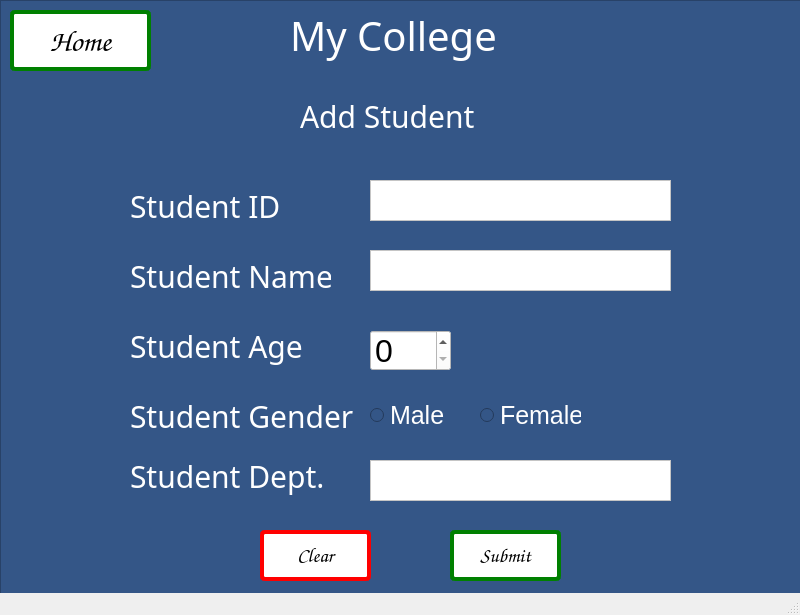
<?xml version="1.0" encoding="UTF-8"?>
<ui version="4.0">
 <class>MainWindow</class>
 <widget class="QMainWindow" name="MainWindow">
  <property name="geometry">
   <rect>
    <x>0</x>
    <y>0</y>
    <width>800</width>
    <height>615</height>
   </rect>
  </property>
  <property name="windowTitle">
   <string>MainWindow</string>
  </property>
  <widget class="QWidget" name="centralwidget">
   <widget class="QWidget" name="gridLayoutWidget">
    <property name="geometry">
     <rect>
      <x>0</x>
      <y>0</y>
      <width>801</width>
      <height>601</height>
     </rect>
    </property>
    <layout class="QGridLayout" name="gridLayout">
     <item row="0" column="0">
      <widget class="QFrame" name="frame">
       <property name="autoFillBackground">
        <bool>false</bool>
       </property>
       <property name="styleSheet">
        <string notr="true"> background-color: #345687;</string>
       </property>
       <property name="frameShape">
        <enum>QFrame::StyledPanel</enum>
       </property>
       <property name="frameShadow">
        <enum>QFrame::Raised</enum>
       </property>
       <widget class="QLabel" name="label_4">
        <property name="geometry">
         <rect>
          <x>290</x>
          <y>10</y>
          <width>211</width>
          <height>51</height>
         </rect>
        </property>
        <property name="font">
         <font>
          <family>Papyrus</family>
          <pointsize>-1</pointsize>
         </font>
        </property>
        <property name="styleSheet">
         <string notr="true">font-size: 40px;
color: white;</string>
        </property>
        <property name="text">
         <string>My College</string>
        </property>
       </widget>
       <widget class="QLabel" name="label_5">
        <property name="geometry">
         <rect>
          <x>300</x>
          <y>90</y>
          <width>181</width>
          <height>51</height>
         </rect>
        </property>
        <property name="font">
         <font>
          <family>Papyrus</family>
          <pointsize>-1</pointsize>
         </font>
        </property>
        <property name="styleSheet">
         <string notr="true">font-size: 30px;
color: white;</string>
        </property>
        <property name="text">
         <string>Add Student</string>
        </property>
       </widget>
       <widget class="QTextEdit" name="takeStudentID">
        <property name="geometry">
         <rect>
          <x>370</x>
          <y>180</y>
          <width>301</width>
          <height>41</height>
         </rect>
        </property>
        <property name="styleSheet">
         <string notr="true">background-color:white;color:black;font-size:25px;</string>
        </property>
       </widget>
       <widget class="QLabel" name="label_6">
        <property name="geometry">
         <rect>
          <x>130</x>
          <y>180</y>
          <width>161</width>
          <height>51</height>
         </rect>
        </property>
        <property name="font">
         <font>
          <family>Papyrus</family>
          <pointsize>-1</pointsize>
         </font>
        </property>
        <property name="styleSheet">
         <string notr="true">font-size: 30px;
color: white;</string>
        </property>
        <property name="text">
         <string>Student ID</string>
        </property>
       </widget>
       <widget class="QLabel" name="label_7">
        <property name="geometry">
         <rect>
          <x>130</x>
          <y>250</y>
          <width>201</width>
          <height>51</height>
         </rect>
        </property>
        <property name="font">
         <font>
          <family>Papyrus</family>
          <pointsize>-1</pointsize>
         </font>
        </property>
        <property name="styleSheet">
         <string notr="true">font-size: 30px;
color: white;</string>
        </property>
        <property name="text">
         <string>Student Name</string>
        </property>
       </widget>
       <widget class="QTextEdit" name="takeStudentName">
        <property name="geometry">
         <rect>
          <x>370</x>
          <y>250</y>
          <width>301</width>
          <height>41</height>
         </rect>
        </property>
        <property name="styleSheet">
         <string notr="true">background-color:white;color:black;font-size:25px;</string>
        </property>
       </widget>
       <widget class="QLabel" name="label_8">
        <property name="geometry">
         <rect>
          <x>130</x>
          <y>320</y>
          <width>191</width>
          <height>51</height>
         </rect>
        </property>
        <property name="font">
         <font>
          <family>Papyrus</family>
          <pointsize>-1</pointsize>
         </font>
        </property>
        <property name="styleSheet">
         <string notr="true">font-size: 30px;
color: white;</string>
        </property>
        <property name="text">
         <string>Student Age</string>
        </property>
       </widget>
       <widget class="QLabel" name="label_9">
        <property name="geometry">
         <rect>
          <x>130</x>
          <y>390</y>
          <width>231</width>
          <height>51</height>
         </rect>
        </property>
        <property name="font">
         <font>
          <family>Papyrus</family>
          <pointsize>-1</pointsize>
         </font>
        </property>
        <property name="styleSheet">
         <string notr="true">font-size: 30px;
color: white;</string>
        </property>
        <property name="text">
         <string>Student Gender</string>
        </property>
       </widget>
       <widget class="QLabel" name="label_10">
        <property name="geometry">
         <rect>
          <x>130</x>
          <y>450</y>
          <width>201</width>
          <height>51</height>
         </rect>
        </property>
        <property name="font">
         <font>
          <family>Papyrus</family>
          <pointsize>-1</pointsize>
         </font>
        </property>
        <property name="styleSheet">
         <string notr="true">font-size: 30px;
color: white;</string>
        </property>
        <property name="text">
         <string>Student Dept.</string>
        </property>
       </widget>
       <widget class="QTextEdit" name="takeStudentDepart">
        <property name="geometry">
         <rect>
          <x>370</x>
          <y>460</y>
          <width>301</width>
          <height>41</height>
         </rect>
        </property>
        <property name="styleSheet">
         <string notr="true">background-color:white;color:black;font-size:25px;</string>
        </property>
       </widget>
       <widget class="QSpinBox" name="takeStudentAge">
        <property name="geometry">
         <rect>
          <x>370</x>
          <y>330</y>
          <width>81</width>
          <height>41</height>
         </rect>
        </property>
        <property name="styleSheet">
         <string notr="true">background-color:white;font-size:32px</string>
        </property>
       </widget>
       <widget class="QRadioButton" name="takeStudentGenderMale">
        <property name="geometry">
         <rect>
          <x>370</x>
          <y>400</y>
          <width>81</width>
          <height>31</height>
         </rect>
        </property>
        <property name="styleSheet">
         <string notr="true">color:white;font-size:25px</string>
        </property>
        <property name="text">
         <string>Male</string>
        </property>
       </widget>
       <widget class="QRadioButton" name="takeStudentGenderFemale">
        <property name="geometry">
         <rect>
          <x>480</x>
          <y>400</y>
          <width>101</width>
          <height>31</height>
         </rect>
        </property>
        <property name="styleSheet">
         <string notr="true">color:white;font-size:25px</string>
        </property>
        <property name="text">
         <string>Female</string>
        </property>
       </widget>
       <widget class="QPushButton" name="submitAddStudent">
        <property name="geometry">
         <rect>
          <x>450</x>
          <y>530</y>
          <width>111</width>
          <height>51</height>
         </rect>
        </property>
        <property name="font">
         <font>
          <family>Comic Sans MS</family>
          <pointsize>-1</pointsize>
          <underline>false</underline>
          <strikeout>false</strikeout>
         </font>
        </property>
        <property name="styleSheet">
         <string notr="true">background-color: white;
display: inline-block;
      padding: 10px 20px;
      font-size: 20px;
      text-align: center;
      text-decoration: none;
      cursor: pointer;
      border-radius: 5px;
      transition: background-color 0.3s ease;
 border: 4px solid green;</string>
        </property>
        <property name="text">
         <string>Submit</string>
        </property>
       </widget>
       <widget class="QPushButton" name="clearAddStudent">
        <property name="geometry">
         <rect>
          <x>260</x>
          <y>530</y>
          <width>111</width>
          <height>51</height>
         </rect>
        </property>
        <property name="font">
         <font>
          <family>Comic Sans MS</family>
          <pointsize>-1</pointsize>
          <underline>false</underline>
          <strikeout>false</strikeout>
         </font>
        </property>
        <property name="styleSheet">
         <string notr="true">background-color: white;
display: inline-block;
      padding: 10px 20px;
      font-size: 20px;
      text-align: center;
      text-decoration: none;
      cursor: pointer;
      border-radius: 5px;
      transition: background-color 0.3s ease;
 border: 4px solid red;</string>
        </property>
        <property name="text">
         <string>Clear</string>
        </property>
       </widget>
       <widget class="QPushButton" name="homeAddStudentButton">
        <property name="geometry">
         <rect>
          <x>10</x>
          <y>10</y>
          <width>141</width>
          <height>61</height>
         </rect>
        </property>
        <property name="font">
         <font>
          <family>Comic Sans MS</family>
          <pointsize>-1</pointsize>
          <underline>false</underline>
          <strikeout>false</strikeout>
         </font>
        </property>
        <property name="styleSheet">
         <string notr="true">background-color: white;
display: inline-block;
      padding: 10px 20px;
      font-size: 30px;
      text-align: center;
      text-decoration: none;
      cursor: pointer;
      border-radius: 5px;
      transition: background-color 0.3s ease;
 border: 4px solid green;</string>
        </property>
        <property name="text">
         <string>Home</string>
        </property>
       </widget>
      </widget>
     </item>
    </layout>
   </widget>
  </widget>
  <widget class="QStatusBar" name="statusbar"/>
 </widget>
 <resources/>
 <connections/>
</ui>
